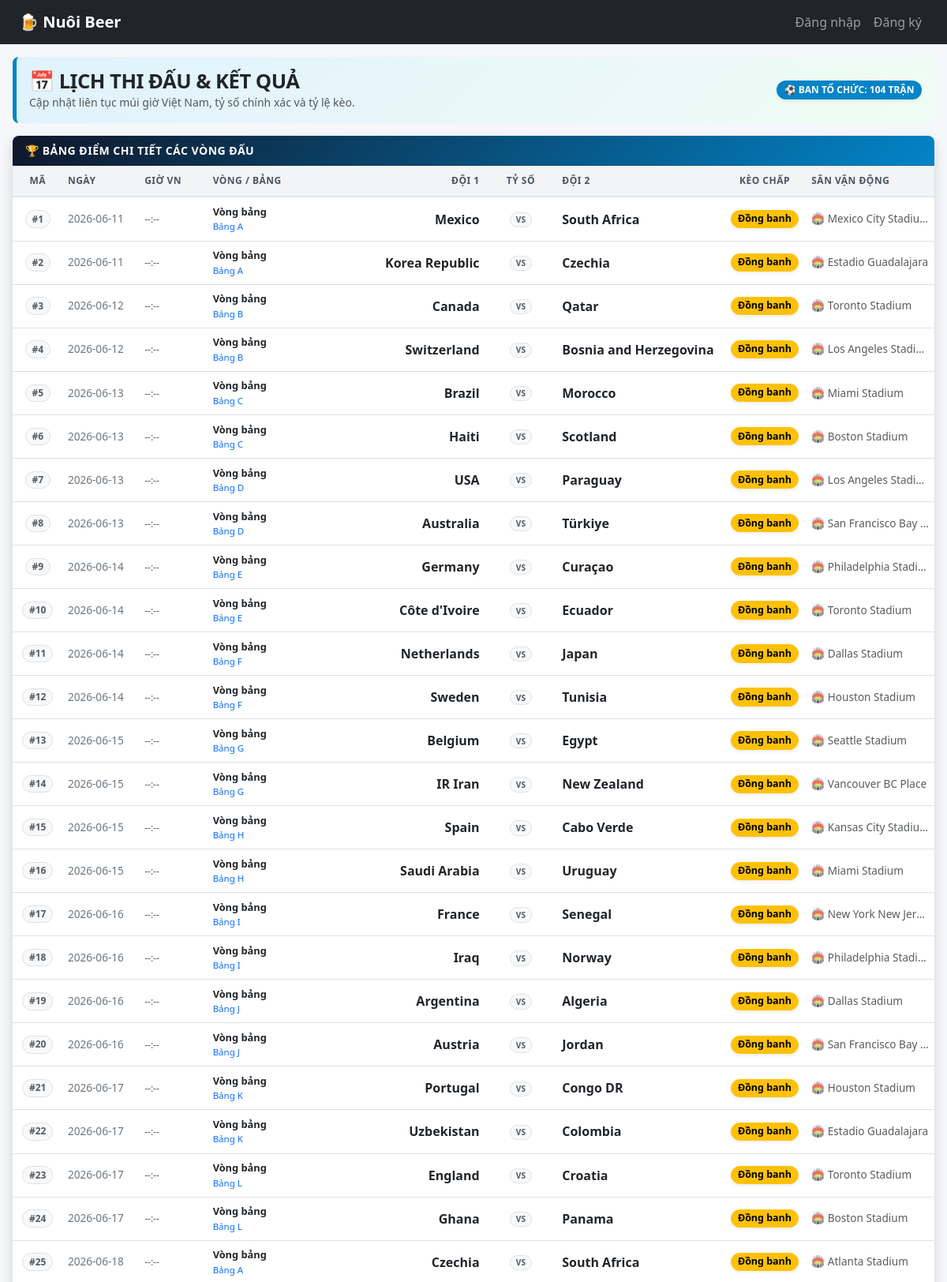
Page /lich-thi-dau (upper part) on the committed database.
### tables this page shows
CREATE TABLE matches (
            id INTEGER PRIMARY KEY AUTOINCREMENT,
            match_no INTEGER UNIQUE NOT NULL,
            match_date TEXT,
            time_vn TEXT,
            stage TEXT,
            group_name TEXT,
            home TEXT NOT NULL,
            away TEXT NOT NULL,
            stadium TEXT,
            city TEXT,
            score_home INTEGER,
            score_away INTEGER,
            handicap_team TEXT,
            handicap_value REAL DEFAULT 0,
            note TEXT,
            updated_at TIMESTAMP DEFAULT CURRENT_TIMESTAMP
        );

### app.py (the view)
@app.route("/lich-thi-dau")
def fixtures():
    fixtures = get_matches()
    for match in fixtures:
        enrich_match_display_names(match)
        match["handicap_text"] = get_handicap_text(match)
        match["beer_points"] = get_stage_points(match["stage"])
    return render_template("lich_thi_dau.html", fixtures=fixtures)

### app.py (called while the page is built, shortened)
def get_db():
    conn = sqlite3.connect(DB_NAME)
    conn.row_factory = sqlite3.Row
    return conn

def get_stage_points(stage):
    conn = get_db()
    row = conn.execute(
        "SELECT beer_points FROM stage_points WHERE stage = ?",
        (stage,)
    ).fetchone()
    conn.close()
    if row:
        return row["beer_points"]
    return 10

def rows_to_dicts(rows):
    return [dict(row) for row in rows]

def get_matches():
    conn = get_db()
    rows = conn.execute("""
        SELECT
            match_no,
            match_date AS date,
            time_vn,
            stage,
            group_name AS "group",
            home,
            away,
            stadium,
            city,
            score_home,
            score_away,
            handicap_team,
            handicap_value,
            note
        FROM matches
        ORDER BY match_no ASC
    """).fetchall()
    conn.close()
    return rows_to_dicts(rows)

def get_handicap_text(match):
    handicap_team = match.get("handicap_team")
    handicap_value = match.get("handicap_value") or 0
    if not handicap_team or handicap_value == 0:
        return "Đồng banh"
    if handicap_team == "home":
        return f"{match.get('home')} chấp {handicap_value:g}"
    if handicap_team == "away":
        return f"{match.get('away')} chấp {handicap_value:g}"
    return "Đồng banh"

def get_finished_group_matches():
    conn = get_db()
    rows = conn.execute("""
        SELECT
            group_name,
            home,
            away,
            score_home,
            score_away
        FROM matches
        WHERE stage = ?
          AND score_home IS NOT NULL
          AND score_away IS NOT NULL
    """, ("Vòng bảng",)).fetchall()
    conn.close()
    return rows

def calculate_head_to_head_table(teams, matches):
    team_names = [team["name"] for team in teams]
    h2h = {}
    for name in team_names:
        h2h[name] = {
            "name": name,
            "points": 0,
            "goals_for": 0,
            "goals_against": 0
        }
    return h2h

def sort_tied_group(tied_teams, group_matches):
    h2h = calculate_head_to_head_table(tied_teams, group_matches)
    def h2h_key(team):
        data = h2h[team["name"]]
        h2h_gd = data["goals_for"] - data["goals_against"]
        return (
            data["points"],
            h2h_gd,
            data["goals_for"]
        )
    return sorted(
        tied_teams,
        key=h2h_key,
        reverse=True
    )

### templates/lich_thi_dau.html (shortened to what this page needs)
{% extends "base.html" %}
{% block content %}
<div class="container-fluid py-3 px-3" style="max-width: 1400px; margin: 0 auto;">
  <div class="d-flex flex-column flex-sm-row justify-content-between align-items-sm-center gap-2 mb-3 p-3 rounded-3" style="background: linear-gradient(135deg, #e0f2fe 0%, #f0fdf4 100%); border-left: 5px solid #0284c7;">
    <div>
      <h2 class="fw-bold mb-0 text-dark" style="font-size: 1.6rem; letter-spacing: -0.5px;">📅 LỊCH THI ĐẤU & KẾT QUẢ</h2>
      <p class="text-muted mb-0 small fw-medium">
        Cập nhật liên tục múi giờ Việt Nam, tỷ số chính xác và tỷ lệ kèo.
      </p>
    </div>
    <span class="badge text-bg-primary fw-bold shadow-sm" style="font-size: 0.75rem; background-color: #0284c7 !important; padding: 0.5em 0.8em;">
      ⚽ BAN TỔ CHỨC: {{ fixtures|length }} TRẬN
    </span>
  </div>
  <div class="card border-0 shadow rounded-3 overflow-hidden">
    <div class="card-header bg-gradient-schedule py-2 px-3">
      <div class="fw-bold text-white small" style="letter-spacing: 0.5px;">🏆 BẢNG ĐIỂM CHI TIẾT CÁC VÒNG ĐẤU</div>
    </div>
    <div class="table-responsive">
      <table class="table table-hover align-middle mb-0 fixture-table">
        <thead>
          <tr>
            <th class="text-center" style="width: 50px;">Mã</th>
            <th style="width: 90px;">Ngày</th>
            <th style="width: 80px;">Giờ VN</th>
            <th style="width: 130px;">Vòng / Bảng</th>
            <th class="text-end" style="width: 18%;">Đội 1</th>
            <th class="text-center" style="width: 85px;">Tỷ số</th>
            <th style="width: 18%;">Đội 2</th>
            <th class="text-center" style="width: 80px;">Kèo Chấp</th>
            <th style="width: 150px;">Sân vận động</th>
          </tr>
        </thead>
        <tbody>
          {% for match in fixtures %}
          <tr class="fixture-row">
            <td class="text-center">
              <span class="badge rounded-pill text-bg-light border text-muted fw-bold" style="font-size: 0.75rem;">#{{ match.match_no }}</span>
            </td>
            <td class="text-nowrap text-secondary fw-medium">{{ match.date }}</td>
            <td class="text-nowrap">
              {% if match.time_vn %}
                <span class="badge text-bg-success border border-success-subtle fw-bold shadow-sm" style="font-size: 0.75rem;">{{ match.time_vn }}</span>
              {% else %}
                <span class="text-muted" style="font-size: 0.75rem;">--:--</span>
              {% endif %}
            </td>
            <td>
              <div class="d-flex flex-column">
                <span class="fw-bold text-dark" style="font-size: 0.8rem;">{{ match.stage }}</span>
                {% if match.group %}
                  <span class="text-primary fw-medium" style="font-size: 0.72rem;">Bảng {{ match.group }}</span>
                {% endif %}
              </div>
            </td>
            <td class="fw-bold text-end text-dark fs-6">{{ match.home_display or match.home }}</td>
            <td class="text-center">
              {% if match.score_home is not none and match.score_away is not none %}
                <span class="badge text-bg-danger fw-bold shadow-sm d-inline-block" style="font-size: 0.88rem !important; padding: 0.35em 0.7em; letter-spacing: 0.5px; background-color: #dc3545 !important;">
                  {{ match.score_home }} - {{ match.score_away }}
                </span>
              {% else %}
                <span class="badge rounded-pill text-bg-light border text-muted small fw-bold px-2.5">VS</span>
              {% endif %}
            </td>
            <td class="fw-bold text-dark fs-6">{{ match.away_display or match.away }}</td>
            <td class="text-center">
              {% if match.handicap_text %}
                <span class="badge text-bg-warning fw-bold border border-warning shadow-sm" style="font-size: 0.78rem; padding: 0.35em 0.6em;">
                  {{ match.handicap_text }}
                </span>
              {% else %}
                <span class="text-muted small">-</span>
              {% endif %}
            </td>
            <td class="text-muted text-truncate small" style="max-width: 150px;" title="{{ match.stadium }}">
              🏟️ <span class="fw-medium">{{ match.stadium or 'Chưa rõ' }}</span>
            </td>
          </tr>
          {% endfor %}
        </tbody>
      </table>
    </div>
  </div>
</div>
{% endblock %}

### static/css/style.css (style rules this page uses)
body { background: #f5f7fa; }
.table th { white-space: nowrap; }
.table td { white-space: nowrap; }
.card { border-radius: 16px; }
.badge { border-radius: 999px; }

### templates/lich_thi_dau.html (style rules this page uses)
.bg-gradient-schedule { background: linear-gradient(135deg, #0f172a 0%, #0284c7 100%) !important; }
.fixture-table th { font-size: 0.75rem; font-weight: 700; color: #4b5563; text-transform: uppercase; letter-spacing: 0.5px; padding: 0.65rem 0.4rem !important; background-color: #f3f4f6; border-bottom: 2px solid #e5e7eb; }
.fixture-table td { font-size: 0.85rem; padding: 0.55rem 0.4rem !important; white-space: nowrap; }
.fixture-table tbody tr:nth-child(even) { background-color: #f8fafc; }

### rows in the picture
matches: match_no "1", date "2026-06-11", stage "Vòng bảng", group "A", home "Mexico", away "South Africa", handicap_text "Đồng banh", stadium "Mexico City Stadium"
matches: match_no "2", date "2026-06-11", stage "Vòng bảng", group "A", home "Korea Republic", away "Czechia", handicap_text "Đồng banh", stadium "Estadio Guadalajara"
matches: match_no "3", date "2026-06-12", stage "Vòng bảng", group "B", home "Canada", away "Qatar", handicap_text "Đồng banh", stadium "Toronto Stadium"
matches: match_no "4", date "2026-06-12", stage "Vòng bảng", group "B", home "Switzerland", away "Bosnia and Herzegovina", handicap_text "Đồng banh", stadium "Los Angeles Stadi…"
matches: match_no "5", date "2026-06-13", stage "Vòng bảng", group "C", home "Brazil", away "Morocco", handicap_text "Đồng banh", stadium "Miami Stadium"
matches: match_no "6", date "2026-06-13", stage "Vòng bảng", group "C", home "Haiti", away "Scotland", handicap_text "Đồng banh", stadium "Boston Stadium"
matches: match_no "7", date "2026-06-13", stage "Vòng bảng", group "D", home "USA", away "Paraguay", handicap_text "Đồng banh", stadium "Los Angeles Stadi…"
matches: match_no "8", date "2026-06-13", stage "Vòng bảng", group "D", home "Australia", away "Türkiye", handicap_text "Đồng banh", stadium "San Francisco Bay…"
matches: match_no "9", date "2026-06-14", stage "Vòng bảng", group "E", home "Germany", away "Curaçao", handicap_text "Đồng banh", stadium "Philadelphia Stadi…"
matches: match_no "10", date "2026-06-14", stage "Vòng bảng", group "E", home "Côte d'Ivoire", away "Ecuador", handicap_text "Đồng banh", stadium "Toronto Stadium"
matches: match_no "11", date "2026-06-14", stage "Vòng bảng", group "F", home "Netherlands", away "Japan", handicap_text "Đồng banh", stadium "Dallas Stadium"
matches: match_no "12", date "2026-06-14", stage "Vòng bảng", group "F", home "Sweden", away "Tunisia", handicap_text "Đồng banh", stadium "Houston Stadium"
matches: match_no "13", date "2026-06-15", stage "Vòng bảng", group "G", home "Belgium", away "Egypt", handicap_text "Đồng banh", stadium "Seattle Stadium"
matches: match_no "14", date "2026-06-15", stage "Vòng bảng", group "G", home "IR Iran", away "New Zealand", handicap_text "Đồng banh", stadium "Vancouver BC Place"
matches: match_no "15", date "2026-06-15", stage "Vòng bảng", group "H", home "Spain", away "Cabo Verde", handicap_text "Đồng banh", stadium "Kansas City Stadium"
matches: match_no "16", date "2026-06-15", stage "Vòng bảng", group "H", home "Saudi Arabia", away "Uruguay", handicap_text "Đồng banh", stadium "Miami Stadium"
matches: match_no "17", date "2026-06-16", stage "Vòng bảng", group "I", home "France", away "Senegal", handicap_text "Đồng banh", stadium "New York New Jer…"
matches: match_no "18", date "2026-06-16", stage "Vòng bảng", group "I", home "Iraq", away "Norway", handicap_text "Đồng banh", stadium "Philadelphia Stadi…"
matches: match_no "19", date "2026-06-16", stage "Vòng bảng", group "J", home "Argentina", away "Algeria", handicap_text "Đồng banh", stadium "Dallas Stadium"
matches: match_no "20", date "2026-06-16", stage "Vòng bảng", group "J", home "Austria", away "Jordan", handicap_text "Đồng banh", stadium "San Francisco Bay…"
matches: match_no "21", date "2026-06-17", stage "Vòng bảng", group "K", home "Portugal", away "Congo DR", handicap_text "Đồng banh", stadium "Houston Stadium"
matches: match_no "22", date "2026-06-17", stage "Vòng bảng", group "K", home "Uzbekistan", away "Colombia", handicap_text "Đồng banh", stadium "Estadio Guadalajara"
matches: match_no "23", date "2026-06-17", stage "Vòng bảng", group "L", home "England", away "Croatia", handicap_text "Đồng banh", stadium "Toronto Stadium"
matches: match_no "24", date "2026-06-17", stage "Vòng bảng", group "L", home "Ghana", away "Panama", handicap_text "Đồng banh", stadium "Boston Stadium"
matches: match_no "25", date "2026-06-18", stage "Vòng bảng", group "A", home "Czechia", away "South Africa", handicap_text "Đồng banh", stadium "Atlanta Stadium"

### other values in the picture
{{ fixtures|length }} "104"
